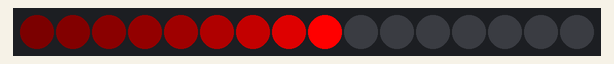
This program was run on a simulated MicroPython board. On the bench: 16 RGB LEDs in strip order, left to right. Library files of the repository ran but are not shown: neopixel.py.

Above: at 0.47 s.
At 1.1 s:
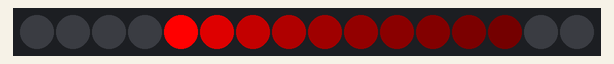
At 1.73 s:
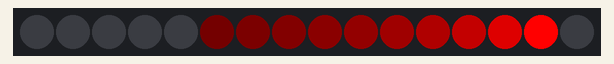
At 2.37 s:
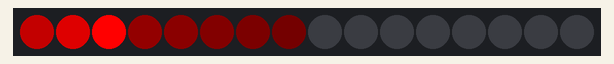
At 3.32 s:
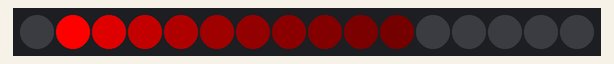

The program:

ping_pong_scanner.py
```python
import time
from neopixel import Neopixel

numpix = 16
strip = Neopixel(numpix, 1, 1, "GRB")

pos = 0
direction = 1

def fade():
    for i in range(numpix):
        r, g, b = strip.get_pixel(i)
        strip.set_pixel(i, (int(r*0.6), int(g*0.6), int(b*0.6)))

while True:
    fade()

    strip.set_pixel(pos, (255, 0, 0))

    strip.show()
    time.sleep(0.03)

    pos += direction
    if pos == numpix - 1 or pos == 0:
        direction *= -1
```

Measured:
- by itself, everything shown: repeats every 3.2 s, in 10 steps
